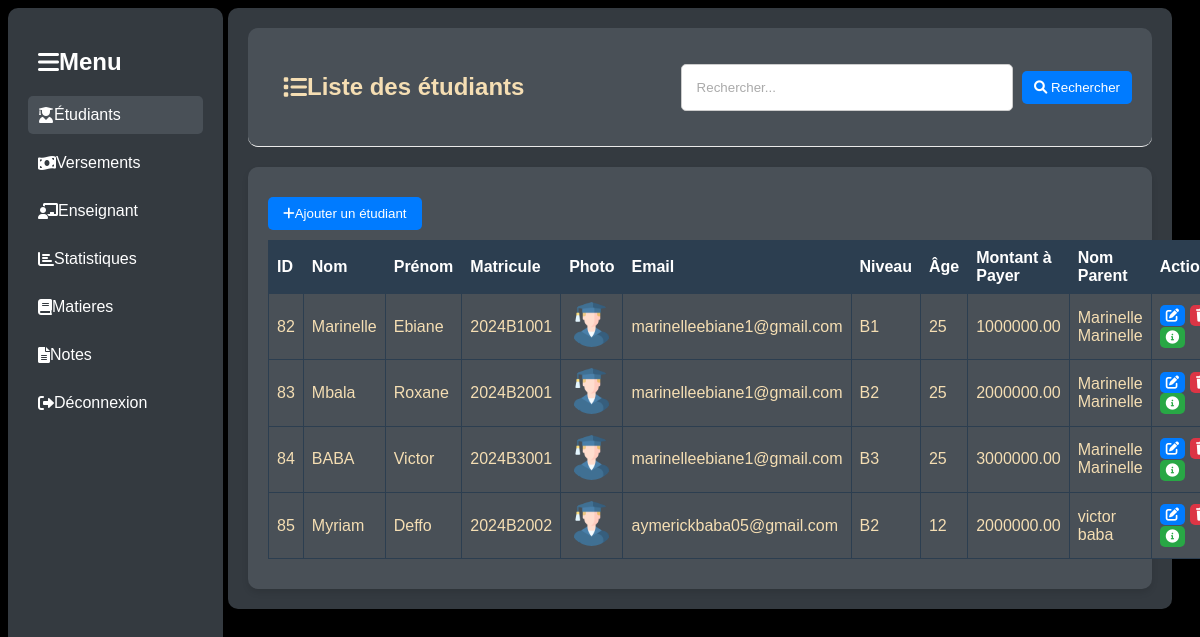
The page /gestionEtu.php on the database its author committed.
### tables this page shows
CREATE TABLE IF NOT EXISTS `etudiants` (
  `id` int NOT NULL AUTO_INCREMENT,
  `nom` varchar(100) NOT NULL,
  `prenom` varchar(100) NOT NULL,
  `matricule` varchar(50) NOT NULL,
  `photo` varchar(255) NOT NULL,
  `email` varchar(100) NOT NULL,
  `niveau` varchar(10) NOT NULL,
  `montant` decimal(10,2) NOT NULL,
  `nom_parent` varchar(100) NOT NULL,
  `email_parent` varchar(100) NOT NULL,
  `age` int NOT NULL,
  `montant_paye` bigint DEFAULT '0',
  `reste` bigint DEFAULT NULL,
  `statut` varchar(20) DEFAULT NULL,
  `date_naissance` date DEFAULT NULL,
  PRIMARY KEY (`id`)
);

### Class/Etudiant.php (called while the page is built, shortened)
<?php
class Etudiant
{
    private $conn;
    private $table = "etudiants";
    public function __construct($db)
    {
        $this->conn = $db;
    }
    public function getAllEtudiants()
    {
        $query = "SELECT * FROM " . $this->table;
        $result = $this->conn->query($query);
        $etudiants = [];
        while ($row = $result->fetch_assoc()) {
            $etudiants[] = $row;
        }
        return $etudiants;
    }
}

### gestionEtu.php (the view, shortened to what this page needs)
<?php
require_once 'Class/Etudiant.php';
$database = new Database();
$db = $database->getConnection();
$etudiant = new Etudiant($db);
$search = isset($_GET['search']) ? trim($_GET['search']) : '';
$etudiants = $etudiant->getAllEtudiants($search);
?>
<!DOCTYPE html>
<html lang="en">
<head>
    <link href="https://cdnjs.cloudflare.com/ajax/libs/font-awesome/6.0.0-beta3/css/all.min.css" rel="stylesheet">
</head>
<body>
    <div class="sidebar">
        <h2><i class="fas fa-bars"></i> Menu</h2>
        <a class="etu" href="gestionEtu.php"><i class="fas fa-user-graduate"></i> Étudiants</a>
        <a href="gestionVer.php"><i class="fas fa-money-bill-wave"></i> Versements</a>
        <a href="gestionEnsei.php"><i class="fas fa-chalkboard-teacher"></i> Enseignant</a>
        <a href="statistiques.php"><i class="fas fa-chart-bar"></i> Statistiques</a>
        <a href="gestionMati.php"><i class="fas fa-book"></i> Matieres</a>
        <a href="rien1.php"><i class="fas fa-file-alt"></i> Notes</a>
        <a href="logout.php"><i class="fas fa-sign-out-alt"></i> Déconnexion</a>
    </div>
    <div class="content">
        <div class="header">
            <div class="haut">
                <h2><i class="fas fa-list"></i> Liste des étudiants</h2>
            </div>
            <form method="GET" action="gestionEtu.php">
                <input name="search" type="text" placeholder="Rechercher..." value="<?= htmlspecialchars($search); ?>">
                <button type="submit"><i class="fas fa-search"></i> Rechercher</button>
            </form>
        </div>
        <div class="table-container">
            <a href="AjouterEtu.php"><button class="ajout"><i class="fas fa-plus"></i> Ajouter un étudiant</button></a>
            <table>
                <thead>
                    <tr>
                        <th>ID</th>
                        <th>Nom</th>
                        <th>Prénom</th>
                        <th>Matricule</th>
                        <th>Photo</th>
                        <th>Email</th>
                        <th>Niveau</th>
                        <th>Âge</th>
                        <th>Montant à Payer</th>
                        <th>Nom Parent</th>
                        <th>Actions</th>
                    </tr>
                </thead>
                <tbody>
                    <?php if (!empty($etudiants)): ?>
                        <?php foreach ($etudiants as $etudiant): ?>
                            <tr>
                                <td><?= htmlspecialchars($etudiant['id']); ?></td>
                                <td><?= htmlspecialchars($etudiant['nom']); ?></td>
                                <td><?= htmlspecialchars($etudiant['prenom']); ?></td>
                                <td><?= htmlspecialchars($etudiant['matricule']); ?></td>
                                <td>
                                    <?php if (!empty($etudiant['photo'])): ?>
                                        <img src="uploads/<?= htmlspecialchars($etudiant['photo']); ?>" alt="Photo">
                                    <?php else: ?>
                                        <span>Aucune photo</span>
                                    <?php endif; ?>
                                </td>
                                <td><?= htmlspecialchars($etudiant['email']); ?></td>
                                <td><?= htmlspecialchars($etudiant['niveau']); ?></td>
                                <td><?= htmlspecialchars($etudiant['age']); ?></td>
                                <td><?= htmlspecialchars($etudiant['montant']); ?></td>
                                <td><?= htmlspecialchars($etudiant['nom_parent']); ?></td>
                                <td class="actions">
                                    <button class="edit" onclick="location.href='edit.php?id=<?= $etudiant['id']; ?>'"><i class="fas fa-edit"></i></button>
                                    <button class="delete" onclick="openPopup(<?= $etudiant['id']; ?>)"><i class="fas fa-trash"></i></button>
                                    <button class="details" onclick="location.href='informationEtudiant.php?matricule=<?= $etudiant['matricule']; ?>'"><i class="fas fa-info-circle"></i></button>
                                </td>
                            </tr>
                        <?php endforeach; ?>
                    <?php else: ?>
                        <tr>
                            <td colspan="12">Aucun étudiant trouvé.</td>
                        </tr>
                    <?php endif; ?>
                </tbody>
            </table>
        </div>
    </div>
</body>
</html>

### gestionEtu.php (style rules this page uses)
body { font-family: 'Arial', sans-serif; background-color: black; color: #333; }
.sidebar { background-color: #343a40; color: white; height: 93vh; position: fixed; width: 175px; padding: 20px; border-radius: 10px; }
.sidebar h2 { text-decoration: none; color: white; display: flex; align-items: center; margin: 10px 0; padding: 10px; border-radius: 5px; }
.sidebar a { text-decoration: none; color: white; display: flex; align-items: center; margin: 10px 0; padding: 10px; border-radius: 5px; }
.sidebar .etu { background-color: #495057; }
.content { margin-left: 220px; margin-right: 20px; padding: 20px; background-color: #343a40; border-radius: 10px; box-shadow: 0 4px 6px rgba(0, 0, 0, 0.1); }
.header { background-color: #495057; padding: 15px; border-bottom: 1px solid #eaeaea; display: flex; justify-content: space-between; align-items: center; border-radius: 10px; }
.header h2 { margin-left: 10px; justify-content: left; color: white; }
.header input { width: 300px; padding: 15px; border: 1px solid #ccc; border-radius: 5px; }
.header input::placeholder { color: #aaa; }
.header button { background-color: #007bff; color: white; margin: 5px; padding: 9px 12px; border: none; border-radius: 5px; cursor: pointer; }
table { width: 100%; border-collapse: collapse; margin-bottom: 10px; background-color: #495057; border-radius: 10px; }
.table-container { margin-top: 20px; background-color: #495057; border-radius: 10px; padding: 20px; box-shadow: 0 4px 6px rgba(0, 0, 0, 0.1); }
th, td { padding: 8px; border: 1px solid #2c3e50; text-align: left; color: wheat; }
th { background-color: #2c3e50; color: white; }
tr:nth-child(even) { background-color: #495057; }
img { max-width: 50px; max-height: 50px; object-fit: cover; border-radius: 50px; width: 100%; }
.actions button { margin: .2px; padding: 3px 6px; border: none; border-radius: 5px; cursor: pointer; }
.actions .edit { background-color: #007bff; color: white; }
.actions .details { background-color: #28a745; color: white; }
.actions .delete { background-color: #dc3545; color: white; }
.table-container a { text-decoration: none; }
.ajout { background-color: #007bff; color: white; display: flex; align-items: center; margin: 10px 0px; padding: 9px 15px; border: none; border-radius: 5px; cursor: pointer; justify-content: center; position: relative; text-decoration: none; }
.haut { padding: 10px; }
.haut h2 { text-decoration: none; color: wheat; display: flex; align-items: center; margin: 10px 0; padding: 10px; border-radius: 5px; }

### rows shown on the page
etudiants: id "82", nom "Marinelle", prenom "Ebiane", matricule "2024B1001", photo (picture), email "marinelleebiane1@gmail.com", niveau "B1", age "25", montant "1000000.00", nom_parent "Marinelle Marinelle"
etudiants: id "83", nom "Mbala", prenom "Roxane", matricule "2024B2001", photo (picture), email "marinelleebiane1@gmail.com", niveau "B2", age "25", montant "2000000.00", nom_parent "Marinelle Marinelle"
etudiants: id "84", nom "BABA", prenom "Victor", matricule "2024B3001", photo (picture), email "marinelleebiane1@gmail.com", niveau "B3", age "25", montant "3000000.00", nom_parent "Marinelle Marinelle"
etudiants: id "85", nom "Myriam", prenom "Deffo", matricule "2024B2002", photo (picture), email "aymerickbaba05@gmail.com", niveau "B2", age "12", montant "2000000.00", nom_parent "victor baba"
